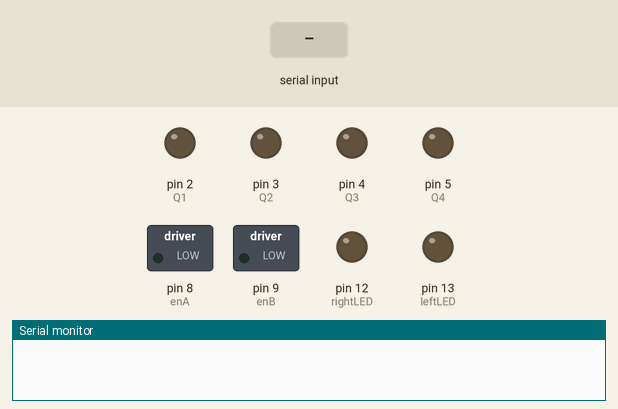
This sketch was run on a simulated Arduino Uno, built with avr-gcc and run on an emulated ATmega328P. Shown: switched loads named in the sketch (green lamp = pin HIGH), output pins drawn as LEDs (lit = HIGH), the last lines printed to the serial monitor. Dashed ring = blinking. Inputs (shaded band) come from the test bench.

Above: at 1.2 s.
1.3 s: "f" received over Serial
At 1.84 s:
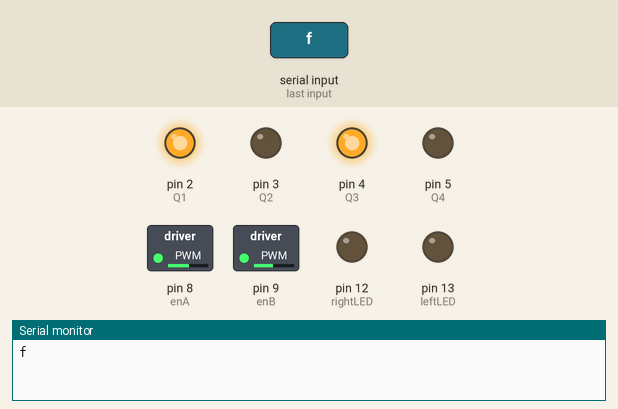
4.3 s: "b" received over Serial
At 4.6 s:
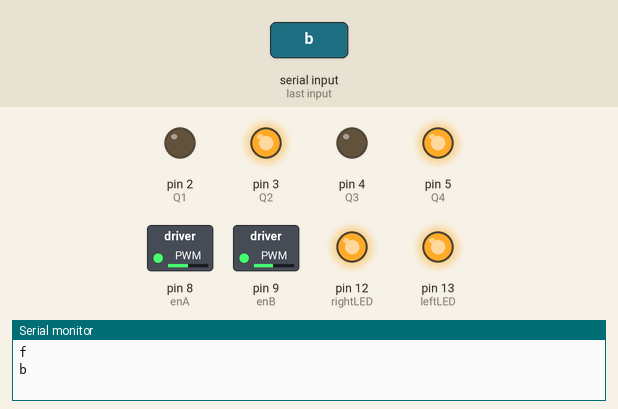
7.3 s: "l" received over Serial
At 8.5 s:
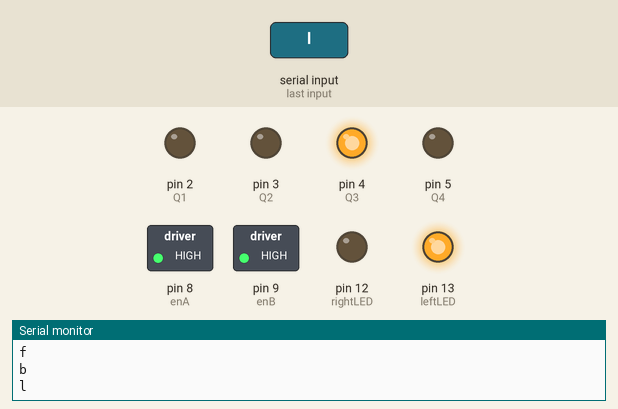
8.8 s: "r" received over Serial
At 9.3 s:
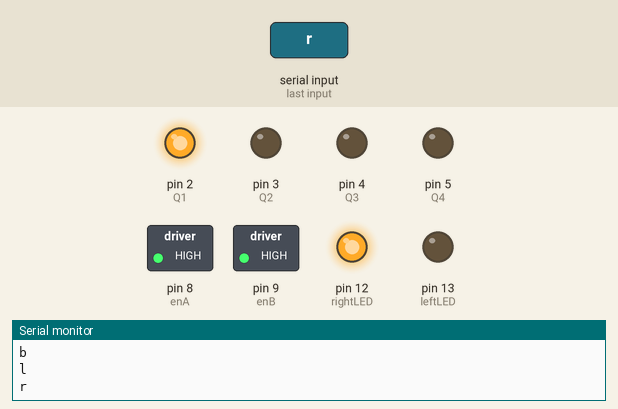
10.3 s: "x" received over Serial
At 11.68 s:
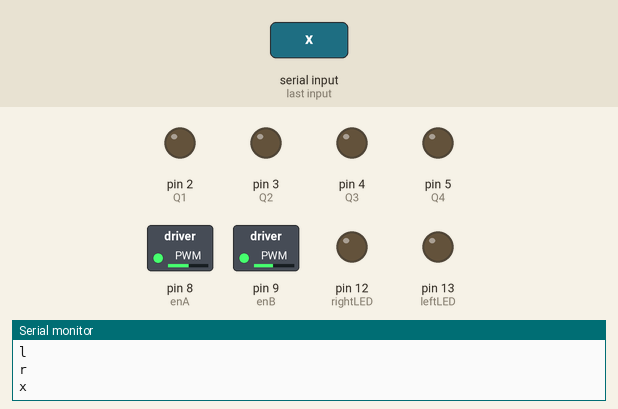
13.3 s: "c" received over Serial
At 13.73 s:
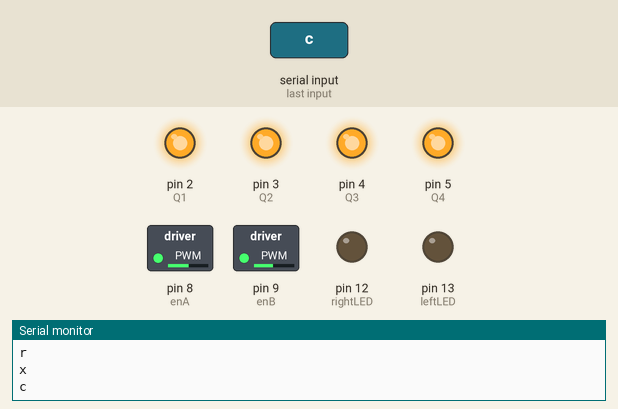
Timing chart, 0 to 17.3 s (numbered marks = the images above; inputs shaded):
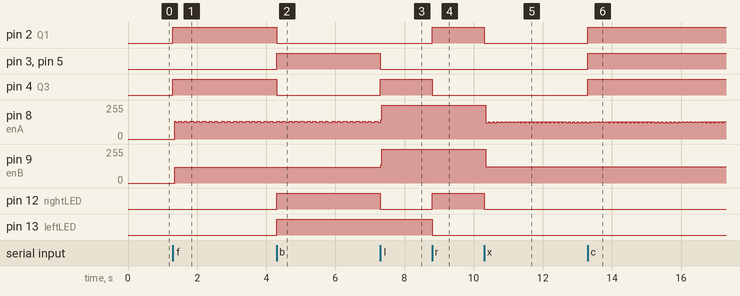

The sketch:

RC_Car_Project.ino
```cpp
//RC Car Project
//By: Sahara Shahab, Allyson Hur, and Melissa Cai

//Motor 1
int enA=8;
int Q1=2;
int Q2=3;

//Motor 2
int enB=9;
int Q3=4;
int Q4=5;

//Headlights
int leftLED = 13;
int rightLED = 12;

char direction;

void setup() {
 //set motor pins to output
  pinMode(enA, OUTPUT);
  pinMode(enB, OUTPUT);
  pinMode(Q1, OUTPUT);
  pinMode(Q2, OUTPUT);
  pinMode(Q3, OUTPUT);
  pinMode(Q4, OUTPUT);

  pinMode(leftLED, OUTPUT);
  pinMode(rightLED, OUTPUT); //initializes ports

  Serial.begin(9600);	//initialize serial monitor
}

void loop()
{
  if (Serial.available() > 0){
    direction = Serial.read();
    Serial.println(direction);	//print direction input on serial monitor
  }
  motorControl();
}

void Accelerate() {
  for (int en=0; en<256; en++) {    //keep adding to en
    analogWrite(enA, en);
    analogWrite(enB, en);	//the car's speed increases
  }
}

void Decelerate() {
  for (int en=255; en>=0; --en) {	//keep subtracting from en
    analogWrite(enA, en);
    analogWrite(enB, en);	//the car's speed decreases
  }
}

void Forward() {	//car moves forward
  digitalWrite(Q1, 1);
  digitalWrite(Q2, 0);
  digitalWrite(Q3, 1);
  digitalWrite(Q4, 0);
  Accelerate();

  digitalWrite(leftLED, LOW);	//both LEDs are off
  digitalWrite(rightLED, LOW);
}

void Backward() {	//car moves backward
  digitalWrite(Q1, 0);
  digitalWrite(Q2, 1);
  digitalWrite(Q3, 0);
  digitalWrite(Q4, 1);
  Accelerate();

  digitalWrite(leftLED, HIGH);	//both LEDs turn on
  digitalWrite(rightLED, HIGH);
}

void Left()	{	//car turns left
  digitalWrite(Q1, 0);
  digitalWrite(Q2, 0);
  digitalWrite(Q3, 1);
  digitalWrite(Q4, 0);

  digitalWrite(leftLED, HIGH);	//left LED turns on
  digitalWrite(rightLED, LOW);
}

void Right() {	//car turns right
  digitalWrite(Q1, 1);
  digitalWrite(Q2, 0);
  digitalWrite(Q3, 0);
  digitalWrite(Q4, 0);

  digitalWrite(rightLED, HIGH);	//right LED turns on
  digitalWrite(leftLED, LOW);
}

void Brake() {	//braking function
  digitalWrite(Q1, 0);
  digitalWrite(Q2, 0);
  digitalWrite(Q3, 0);
  digitalWrite(Q4, 0);
  Decelerate();	//slow down before stopping

  digitalWrite(leftLED, LOW);	//both LEDs are off
  digitalWrite(rightLED, LOW);
}

void Coast() {	//coasting function
  digitalWrite(Q1, 1);
  digitalWrite(Q2, 1);
  digitalWrite(Q3, 1);
  digitalWrite(Q4, 1);
  Decelerate();	//slow down before stopping

  digitalWrite(leftLED, LOW);	//both LEDs are off
  digitalWrite(rightLED, LOW);
}

void motorControl() {	//possible inputs
  switch (direction) {
    case 'f' :		//'f' for forward
      Forward();
      break;
    case 'b' :		//'b' for backward
      Backward();
      break;
    case 'l' :		//'l' for left
      Left();
      break;
    case 'r' :		//'r' for right
      Right();
      break;
    case 'x' :		//'x' for brake
      Brake();
      break;
    case 'c' :		//'c' for coast
      Coast();
      break;

    default:
      break;
  }
}
```

Measured:
- after the input at 1.3 s, pin 2 (Q1), pin 4 (Q3): LOW → HIGH at once; pin 8 (enA): 0/255 → 133/255 after 0.05 s, then moves between 126/255 and 133/255, repeating every 0.16 s; pin 9 (enB): 0/255 → 119/255 after 0.05 s
- after the input at 4.3 s, pin 2 (Q1), pin 4 (Q3): HIGH → LOW at once; pin 3 (Q2), pin 5 (Q4), pin 12 (rightLED), pin 13 (leftLED): LOW → HIGH at once
- after the input at 7.3 s, pin 3 (Q2), pin 5 (Q4), pin 12 (rightLED): HIGH → LOW at once; pin 4 (Q3): LOW → HIGH at once; pin 9 (enB): 119/255 → 255/255 at once
- after the input at 8.8 s, pin 2 (Q1), pin 12 (rightLED): LOW → HIGH at once; pin 4 (Q3), pin 13 (leftLED): HIGH → LOW at once
- after the input at 10.3 s, pin 2 (Q1), pin 12 (rightLED): HIGH → LOW at once; pin 9 (enB): 255/255 → 121/255 after 0.05 s
- after the input at 13.3 s, pin 2 (Q1), pin 3 (Q2), pin 4 (Q3), pin 5 (Q4): LOW → HIGH at once
